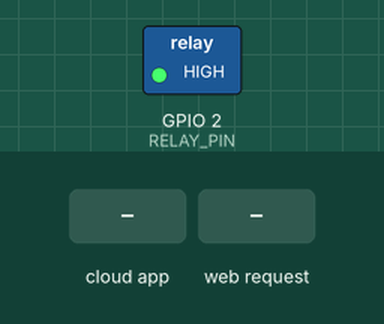
The sketch below on a simulated ESP32. Shown: switched loads named in the sketch (green lamp = pin HIGH). Inputs (shaded band) come from the test bench. WiFi joins after 1.5 s; servers stay silent unless stated; what the sketch prints to the serial monitor is not drawn.

Above: at 2.7 s.
2.8 s: the phone or cloud app sets 66d3ffc954041e4ff627ab96 to 1
At 3.8 s:
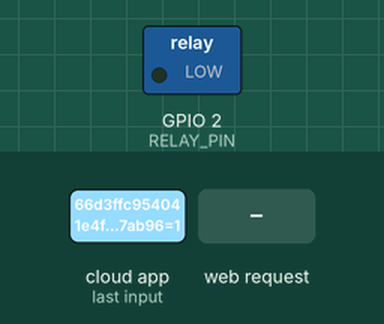
4.3 s: HTTP request GET /accion?state=off received
At 5.0 s:
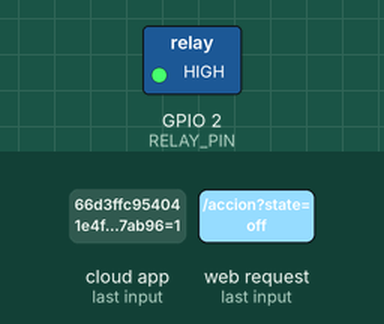
5.8 s: HTTP request GET /accion?state=on received
At 6.1 s:
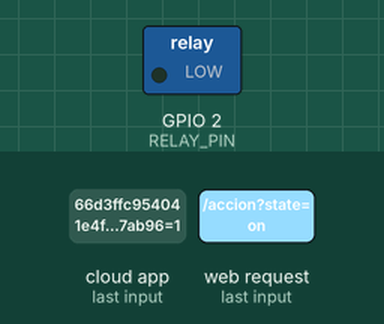
7.3 s: the phone or cloud app sets 66d3ffc954041e4ff627ab96 to 0
At 8.4 s:
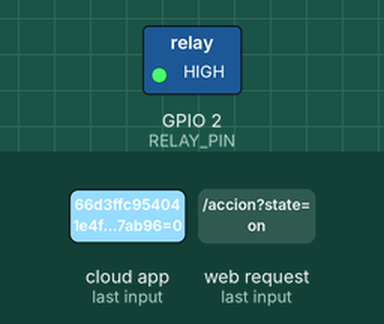
Timing chart, 0 to 9.8 s (numbered marks = the images above; inputs shaded):
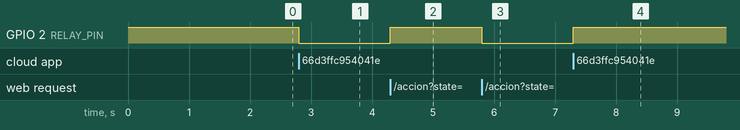

The sketch:

VELOXERNET_1.ino
```cpp
#include <WiFi.h>
#include <WebServer.h>
#include <SinricPro.h>
#include <SinricProSwitch.h>

const char* ssid = "Figuis";
const char* password = "veloz490128";

const char* appKey = "ea9cff8e-4e7c-464c-aa3e-a3b289740809";
const char* appSecret = "5ead32ed-ea2c-4391-898e-c72cca74438b-78823172-e45f-48d9-9b7b-77707613de86";
const char* deviceId = "66d3ffc954041e4ff627ab96";

#define RELAY_PIN 2

WebServer server(80);  // Crea un servidor web en el puerto 80

bool onPowerState(const String &deviceId, bool &state) {
  Serial.printf("Device %s turned %s\r\n", deviceId.c_str(), state ? "ON" : "OFF");
  digitalWrite(RELAY_PIN, state ? LOW : HIGH);
  return true;
}

void handleRoot() {
  server.send(200, "text/plain", "hello from esp32!");
}

void handleOn() {
  digitalWrite(RELAY_PIN, LOW);  // Enciende el relé
  server.send(200, "text/plain", "Encendido");
}

void handleOff() {
  digitalWrite(RELAY_PIN, HIGH);  // Apaga el relé
  server.send(200, "text/plain", "Apagado");
}

void setup() {
  Serial.begin(115200);
  pinMode(RELAY_PIN, OUTPUT);
  digitalWrite(RELAY_PIN, HIGH);

  WiFi.begin(ssid, password);
  while (WiFi.status() != WL_CONNECTED) {
    delay(500);
    Serial.print(".");
  }
  Serial.println("\nConectado a WiFi");

  // Imprimir la dirección IP asignada al ESP32
  Serial.print("Dirección IP: ");
  Serial.println(WiFi.localIP());

  SinricProSwitch &mySwitch = SinricPro[deviceId];
  mySwitch.onPowerState(onPowerState);

  SinricPro.begin(appKey, appSecret);

  server.on("/", handleRoot);
  server.on("/accion", [](){
    if (server.hasArg("state")) {
      String state = server.arg("state");
      if (state == "on") {
        handleOn();
      } else if (state == "off") {
        handleOff();
      }
    }
  });
  server.begin();
}

void loop() {
  SinricPro.handle();
  server.handleClient();
}
```

Measured:
- after the input at 2.8 s, GPIO 2 (RELAY_PIN): HIGH → LOW at once
- after the input at 4.3 s, GPIO 2 (RELAY_PIN): LOW → HIGH at once
- after the input at 5.8 s, GPIO 2 (RELAY_PIN): HIGH → LOW at once
- after the input at 7.3 s, GPIO 2 (RELAY_PIN): LOW → HIGH at once
